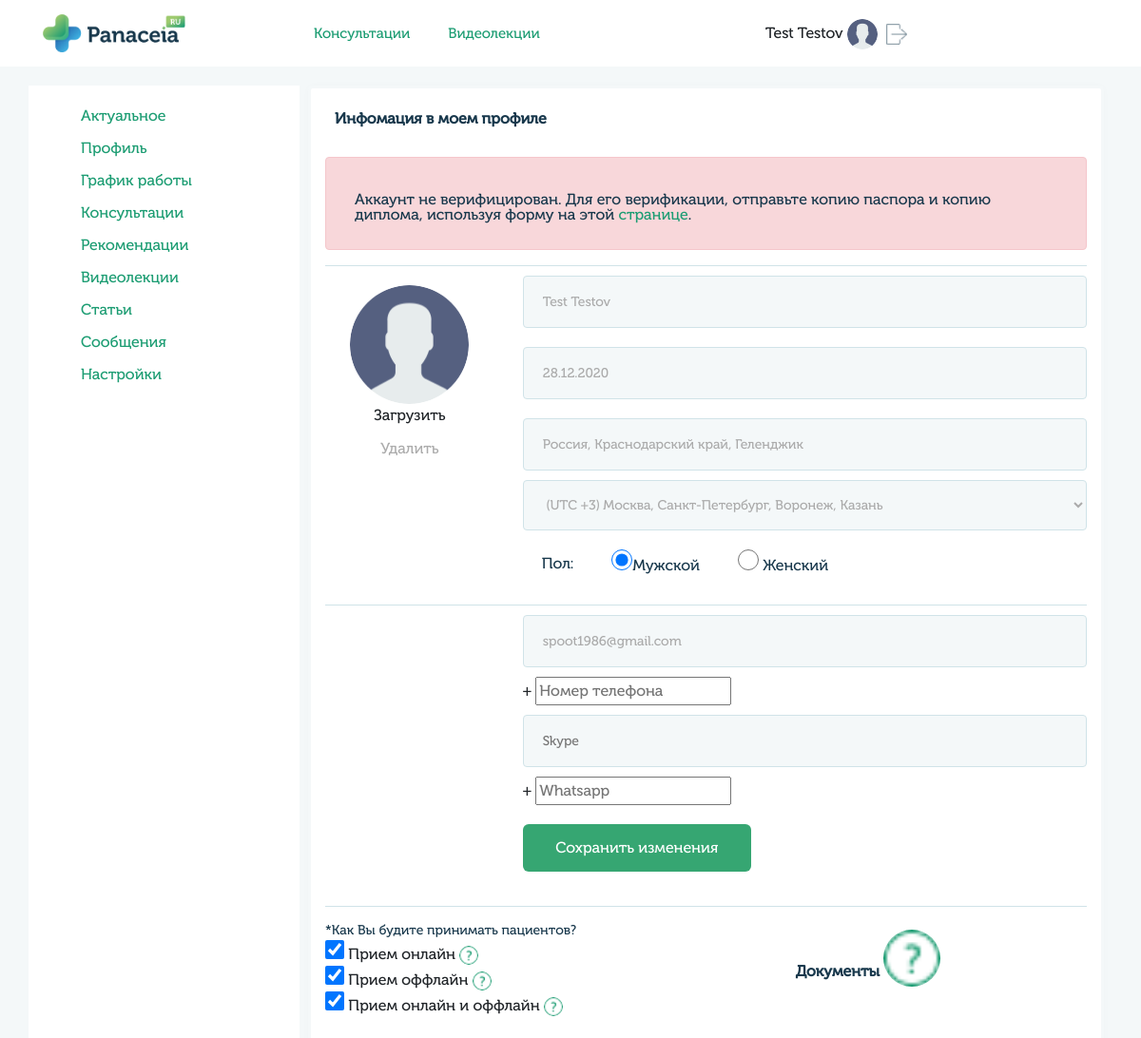
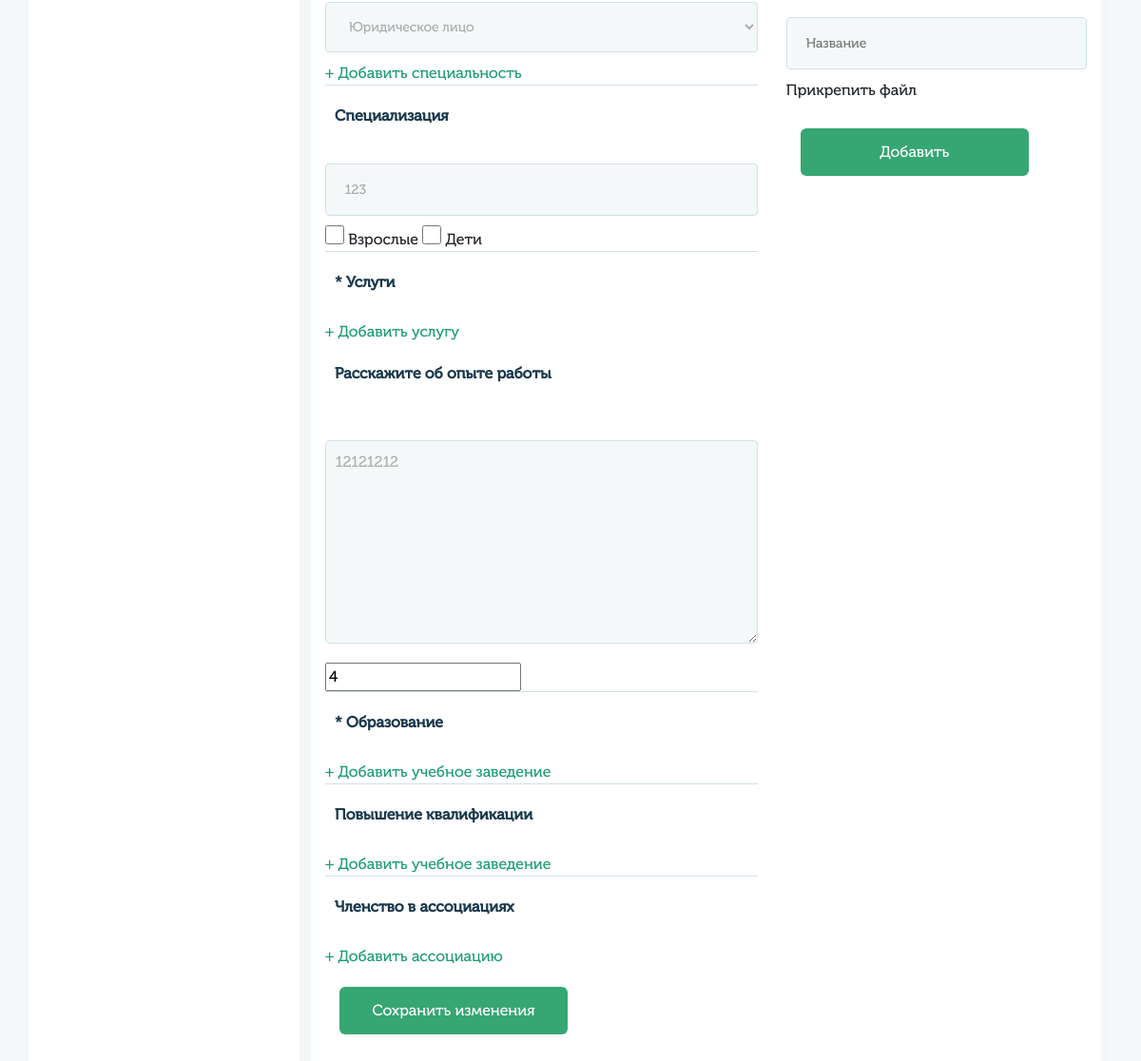
Before: /profile/main/ (signed in) with the older database file (2 pictures, top to bottom).
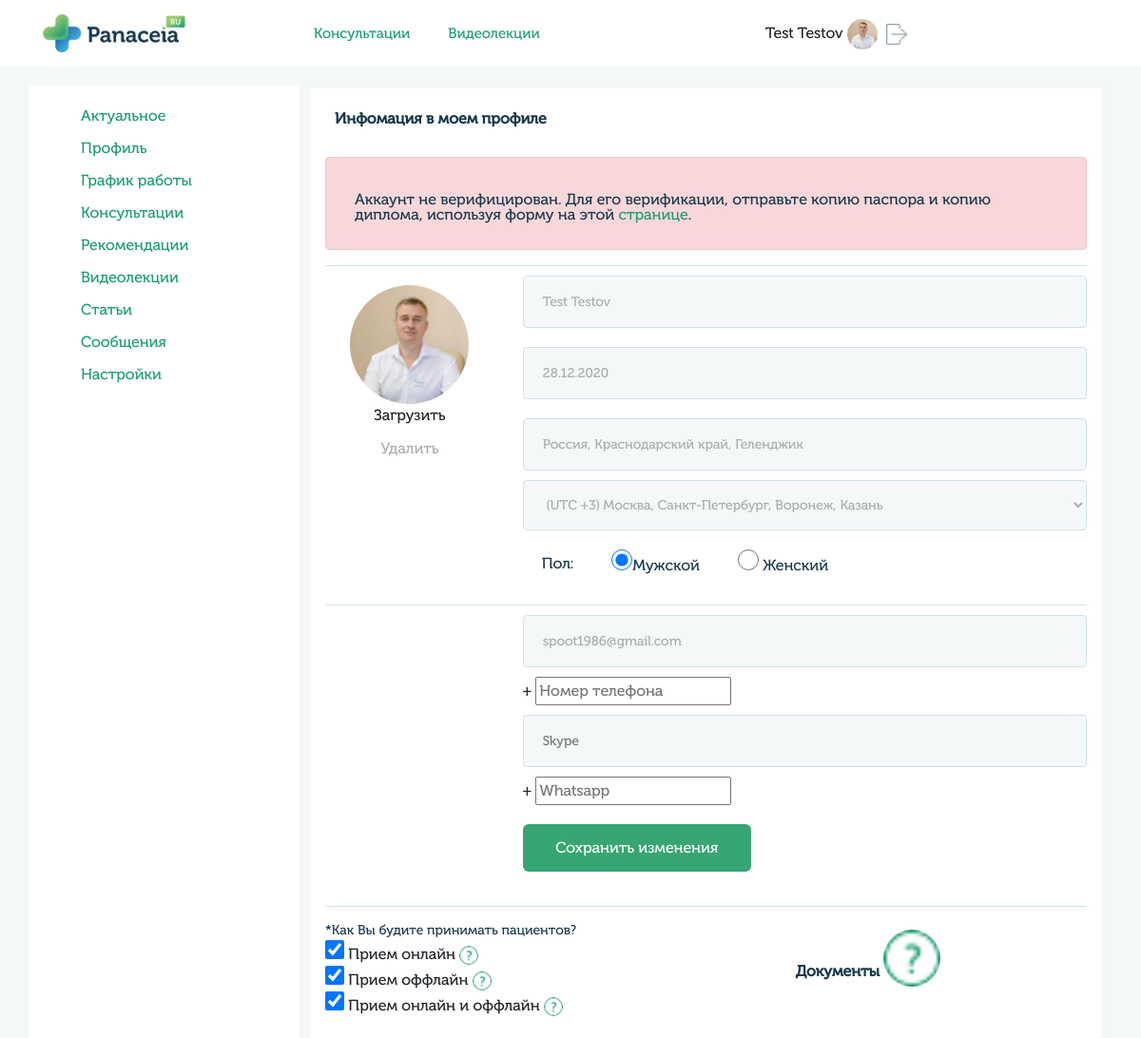
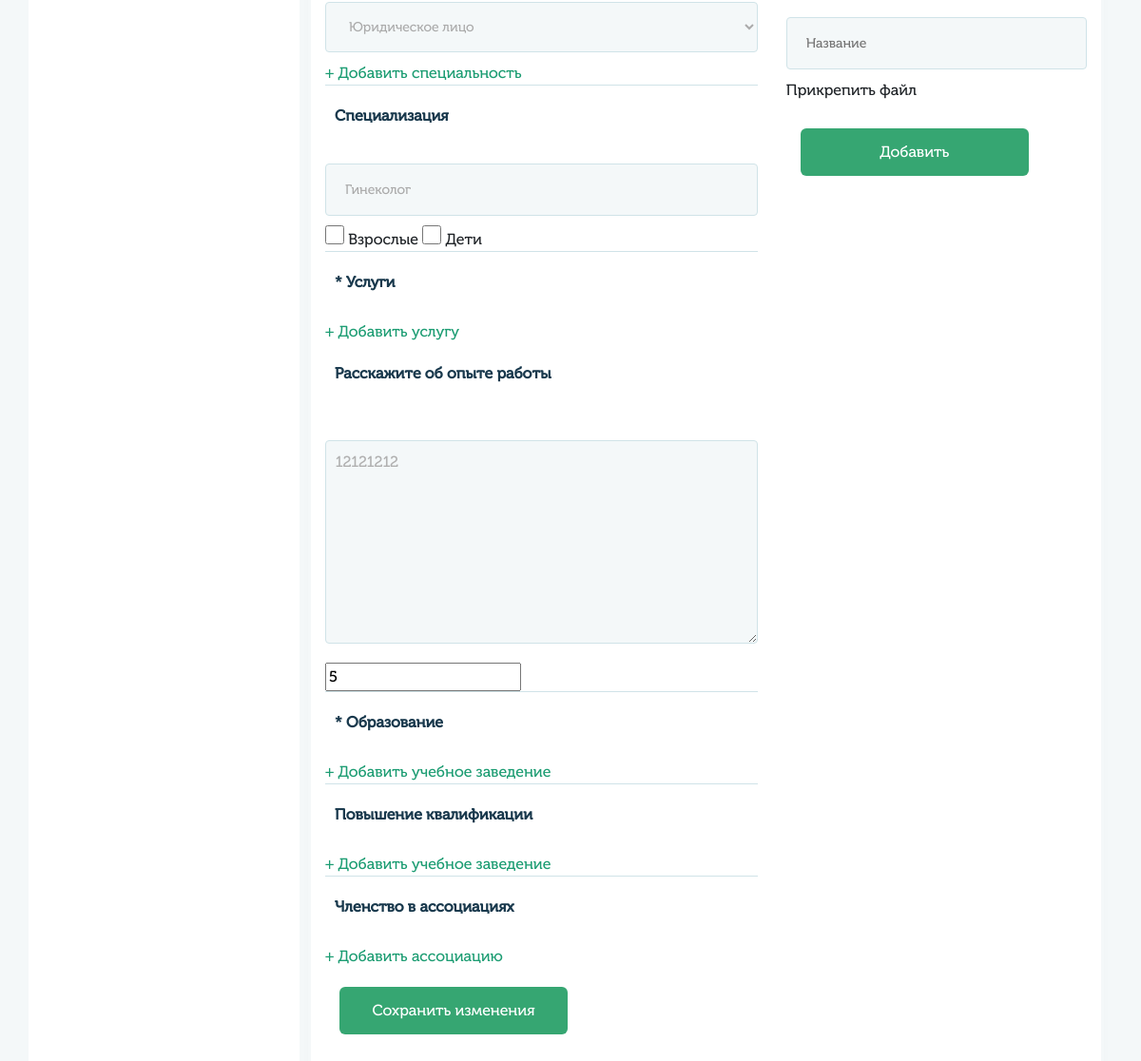
After: the same page with the newer database file (2 pictures, top to bottom).
### userprofile/models.py (models this page shows, shortened)
class UserDoctor(models.Model):
    user = models.OneToOneField(User, on_delete=models.CASCADE)
    org_types_list = [('ur', 'Юридическое лицо'),
                    ('fiz', 'Физическое лицо')]
    orgtype = models.CharField(blank=True, null=True, max_length=11, choices=org_types_list, verbose_name='Тип организации')
    meet_online = models.BooleanField(blank=True, null=True, verbose_name='Прием онлайн')
    meet_offline = models.BooleanField(blank=True, null=True, verbose_name='Прием оффлайн')
    meet_online_offline = models.BooleanField(blank=True, null=True, verbose_name='Прием онлайн и оффлайн')
    patient_grown = models.BooleanField(blank=True, null=True, verbose_name='Взрослые')
    patient_children = models.BooleanField(blank=True, null=True, verbose_name='Дети')
    verified = models.BooleanField(blank=True, null=True, verbose_name='Аккаунт верифицирован')
    specialty = models.CharField(blank=True, max_length=100, verbose_name='Специализация')
    experience_text = models.TextField(blank=True, max_length=3000, verbose_name='Опыт работы')
    experience_years = models.CharField(blank=True, max_length=2, verbose_name='Стаж')
    class Meta:
        verbose_name = 'Профиль'
        verbose_name_plural = 'Профили'

class UserMain(models.Model):
    user = models.OneToOneField(User, on_delete=models.CASCADE)
    gender_list = (
        ('male', 'Мужской'),
        ('female', 'Женский')
    )
    queryset = TimeZone.objects.all()
    time_zone_list = []
    for i in queryset:
         time_zone_list.append((i.name, i.title))
    gender = models.CharField(blank=True,  max_length=6, choices=gender_list, verbose_name='Пол')
    avatar = models.ImageField(blank=True, upload_to='images/users', verbose_name='Изображение')
    fio = models.CharField(blank=True, max_length=100, verbose_name='ФИО')
    dob = models.CharField(blank=True, max_length=10, verbose_name='Дата рождения')
    city = models.CharField(blank=True, max_length=200, verbose_name='Город')
    time_zone = models.CharField(blank=True, max_length=200, choices=time_zone_list, verbose_name='Временная зона')
    skype = models.CharField(blank=True, max_length=50, verbose_name='Skype')
    whatsapp = models.CharField(blank=True, max_length=20, verbose_name='WhatsApp')
    phone = models.CharField(blank=True, max_length=20, verbose_name='Номер телефона')
    coords = models.CharField(blank=True, max_length=200, verbose_name='Координаты')
    class Meta:
        verbose_name = 'Профиль'
        verbose_name_plural = 'Профили'

### userprofile/views.py (the view, shortened to what this page needs)
# urls.py: path('profile/main/', views.profile_page_view, name='user_profile_main'),
@login_required
def profile_page_view(request):
    if request.user.is_authenticated:
        user_profile = UserMain.objects.get(user=request.user)
        user_doctor = UserDoctor.objects.get(user=request.user)
        user_spec = Specialty.objects.filter(content=request.user)
        user_associations = Associations.objects.filter(content=request.user)
        user_education = Education.objects.filter(content=request.user)
        user_qualification = Qualification.objects.filter(content=request.user)
        user_services = Service.objects.filter(content=request.user)
        user_documents = Document.objects.filter(content=request.user)
        timezone = TimeZone.objects.all()
        articles = Article.objects.all()
        specialty_list = SpecialtyList.objects.all()
        data = {
            'user_profile': user_profile,
            'user_doctor': user_doctor,
            'user_spec': user_spec,
            'user_associations': user_associations,
            'user_education': user_education,
            'user_qualification': user_qualification,
            'user_services': user_services,
            'user_documents': user_documents,
            'timezone': timezone,
            'articles': articles,
            'specialty_list': specialty_list,
        }
        if request.path == '/profile/info/':
            return render(request, 'profile/profile.html', data)
        if request.path == '/profile/main/':
            return render(request, 'profile/profile_main.html', data)
    else:
        return redirect('login')

### templates/profile/profile_main.html (shortened to what the changed rows need)
{% extends "base_generic.html" %}
{% block content %}
{% load static %}
<div class="col-md-9 px-4">
    <div class="row">
        <div class="col-md-12 block-info">
            <form action="{% url 'save_main_data' %}" method="POST" enctype="multipart/form-data">
                <div class="row">
                    <div class="col-md-3 central avatar">
                        {% if user_profile.avatar != '' %}
                            <img src="/media/{{user_profile.avatar}}" alt="" class="avatar_image">
                        {% else %}
                            <img src="{% static 'img/user.png' %}" alt="" class="avatar_image">
                        {% endif %}
                        <label for="avatar" style="cursor:pointer">Загрузить</label>
                        <br>
                        <a href="#" style="color:#acacac!important;" class="remove-avatar">Удалить</a>
                    </div>
                    <div class="col-md-9">
                        <input type="text" name="fio" value="{{user_profile.fio}}" minlength="3" maxlength="100" placeholder="ФИО" required>
                        <input type="text" name="dob" class="dob" value="{{user_profile.dob}}" maxlength="10" placeholder="Дата рождения (дд.мм.гггг)" required>
                        <input type="text" name="city" id="user-city" value="{{user_profile.city}}" minlength="3" maxlength="100" placeholder="Город" required>
                        <select class="" name="timezone">
                            {% for item in timezone %}
                                {% if user_profile.time_zone == item.name  %}
                                    <option value="{{ item.name }}">{{ item.title }}</option>
                                {% endif %}
                            {% endfor %}
                        </select>
                        <div class="sex-input">
                            <p>Пол:</p>
                            {%if user_profile.gender == "male" %}
                                <p><input type="radio" name="gender" value="male" checked>Мужской</p>
                            {% else %}
                                {%if user_profile.gender == "" %}
                                    <p><input type="radio" name="gender" value="male" checked>Мужской</p>
                                {% else %}
                                    <p><input type="radio" name="gender" value="male">Мужской</p>
                                {% endif %}
                            {% endif %}
                            {%if user_profile.gender == "female" %}
                                <p><input type="radio" name="gender" value="female" checked> Женский</p>
                            {% else %}
                                <p><input type="radio" name="gender" value="female"> Женский</p>
                            {% endif %}
                        </div>
                    </div>
                </div>
            </form>
            {% if user.groups.all.0.name == "doctors" %}
                <div class="row">
                    <form action="{% url 'save_doctor_data' %}" method="POST" enctype="multipart/form-data" class="col-md-7 checkbox-block">
                        <h5>*Как Вы будите принимать пациентов?</h5>
                        {% if user_doctor.meet_online == True %}
                            <input type="checkbox" name="meet_online" class="doctor_chk" value="True" checked> Прием онлайн <img src="{% static 'img/question.png' %}" alt="Прием онлайн" title="Здесь будет текст информации">
                        {% else %}
                            <input type="checkbox" name="meet_online" class="doctor_chk" value="False"> Прием онлайн <img src="{% static 'img/question.png' %}" alt="Прием онлайн" title="Здесь будет текст информации">
                        {% endif %}
                        <br>
                        {% if user_doctor.meet_offline == True %}
                            <input type="checkbox" name="meet_offline" class="doctor_chk" value="True" checked> Прием оффлайн <img src="{% static 'img/question.png' %}" alt="Прием оффлайн" title="Здесь будет текст информации">
                        {% else %}
                            <input type="checkbox" name="meet_offline" class="doctor_chk" value="False"> Прием оффлайн <img src="{% static 'img/question.png' %}" alt="Прием оффлайн" title="Здесь будет текст информации">
                        {% endif %}
                        <br>
                        {% if user_doctor.meet_online_offline == True %}
                            <input type="checkbox" name="meet_online_offline" class="doctor_chk" value="True" checked> Прием онлайн и оффлайн <img src="{% static 'img/question.png' %}" alt="Прием онлайн и оффлайн" title="Здесь будет текст информации">
                        {% else %}
                            <input type="checkbox" name="meet_online_offline" class="doctor_chk" value="False"> Прием онлайн и оффлайн <img src="{% static 'img/question.png' %}" alt="Прием онлайн и оффлайн" title="Здесь будет текст информации">
                        {% endif %}
                        <br>
                        <br>
                        <select class="" name="orgtype">
                            {% if user_doctor.orgtype != '' %}
                                {% if user_doctor.orgtype == 'ur' %}
                                    <option value="{{user_doctor.orgtype}}">Юридическое лицо</option>
                                {% endif %}
                            {% endif %}
                        </select>
                        <a href="#" class="spec-add">+ Добавить специальность</a>
                        <div class="line"></div>
                        <h4>Специализация</h4>
                        <input type="text" name="specialty" value="{{ user_doctor.specialty }}">
                        {% if user_doctor.patient_grown == True %}
                            <input type="checkbox" name="patient_grown" class="doctor_chk" value="True" checked> Взрослые
                        {% else %}
                            <input type="checkbox" name="patient_grown" class="doctor_chk" value="False"> Взрослые
                        {% endif %}
                        {% if user_doctor.patient_children == True %}
                            <input type="checkbox" name="patient_children" class="doctor_chk" value="True" checked> Дети
                        {% else %}
                            <input type="checkbox" name="patient_children" class="doctor_chk" value="False"> Дети
                        {% endif %}
                        <div class="line"></div>
                        <div class="row">
                            <div class="col-md-12 block-form">
                                <h4>* Услуги</h4>
                            </div>
                        </div>
                        <a href="#" class="se-add">+ Добавить услугу</a>
                        <div class="row">
                            <div class="col-md-12 block-form">
                                <h4>Расскажите об опыте работы</h4>
                                <textarea name="experience_text" rows="8" cols="80" placeholder="Расскажите ос воем опыте работы">{{user_doctor.experience_text}}</textarea>
                                <input type="number" maxlength="100" name="experience_years" value="{{user_doctor.experience_years}}" placeholder="Стаж">
                            </div>
                        </div>
                        <div class="line"></div>
                        <h4>* Образование</h4>
                        <a href="#" class="ed-add">+ Добавить учебное заведение</a>
                        <div class="line"></div>
                        <h4>Повышение квалификации</h4>
                        <a href="#" class="qu-add">+ Добавить учебное заведение</a>
                        <div class="line"></div>
                        <h4>Членство в ассоциациях</h4>
                        <a href="#" class="as-add">+ Добавить ассоциацию</a>
                        <div class="col-md-12">
                            <button type="submit" name="button">Сохранить изменения</button>
                        </div>
                    </form>
                    <form action="{% url 'save_user_doc' %}" method="POST" enctype="multipart/form-data" class="col-md-5 documents-block">
                        <h4>Документы <img src="{% static 'img/question.png' %}" alt="Я врач" title="Здесь будет текст информации"></h4>
                        <input type="text" name="doc_name" placeholder="Название" required>
                        <label for="doc_file" class="doc_file_label" style="cursor:pointer">Прикрепить файл</label>
                        <div class="col-md-12">
                            <button type="submit" name="button">Добавить</button>
                        </div>
                    </form>
                </div>
            {% endif %}
        </div>
    </div>
</div>
{% endblock %}

### templates/base_generic.html (shortened to what this page needs)
<html>
<head>
     {% load static %}
    <link rel="stylesheet" href="{% static 'css/stylelk.css' %}">
    <link rel="stylesheet" href="{% static 'css/bootstrap.min.css' %}">
    <link rel="stylesheet" href="{% static 'css/jquery-ui.css' %}">
    <link rel="stylesheet" href="{% static 'css/jquery.weekcalendar.css' %}">
    <link rel="stylesheet" href="{% static 'css/sp-style.css' %}" >
</head>
<body>
    <header>
        <div class="container">
            <div class="row">
                <div class="col-3">
                    <a href="{% url 'home' %}" class="logo-header"><img src="{% static 'img/logo.png' %}" alt="">
                    </a>
                </div>
                <div class="col-5">
                    <div class="botton-header">
                        <a href="#">Консультации</a><a href="#">Видеолекции</a>
                    </div>
                </div>
                <div class="col-4 header-info">
                    {% if request.user.is_authenticated %}
                        <div class="name-person">
                            {{user_profile.fio}}
                            {% if user_profile.avatar != '' %}
                                <img style="width:32px; height: 32px; padding:5px auto; object-fit: cover; border-radius:100px;" src="/media/{{user_profile.avatar}}" alt="">
                            {% else %}
                                <img style="width:32px; height: 32px; padding:5px auto; object-fit: cover; border-radius:100px;" src="{% static 'img/user.png' %}" alt="">
                            {% endif %}
                            <a href="{% url 'logout' %}"><img src="{% static 'img/logout.png' %}" alt=""></a>
                        </div>
                    {% endif %}
                </div>
            </div>
        </div>
    </header>
    <div class="bodylk">
        <div class="container">
            <div class="row">
                {% block sidebar %}
                <div class="col-md-3 sidebar">
                    {% if user.groups.all.0.name == "doctors" %}
                        <ul>
                            <li><a href="{% url 'user_profile' %}">Актуальное</a></li>
                            <li><a href="{% url 'user_profile_main' %}">Профиль</a></li>
                            <li><a href="{% url 'user_profile_grafik' %}">График работы</a></li>
                            <li><a href="{% url 'user_profile_consalt' %}">Консультации</a></li>
                            <li><a href="{% url 'user_profile_recomend' %}">Рекомендации</a></li>
                            <li><a href="{% url 'user_profile_videos' %}">Видеолекции</a></li>
                            <li><a href="{% url 'user_profile_articles' %}">Статьи</a></li>
                            <li><a href="">Сообщения</a></li>
                            <li><a href="{% url 'user_profile_settings' %}">Настройки</a></li>
                        </ul>
                    {% endif %}
                </div>
                {% endblock %}
                {% block content %}{% endblock %}
            </div>
        </div>
    </div>
</body>
</html>

Changed rows visible on the page:
changed UserMain "Test Testov": avatar: picture added
changed UserDoctor "Юридическое лицо": specialty "123" → "Гинеколог"; experience_years "4" → "5"
